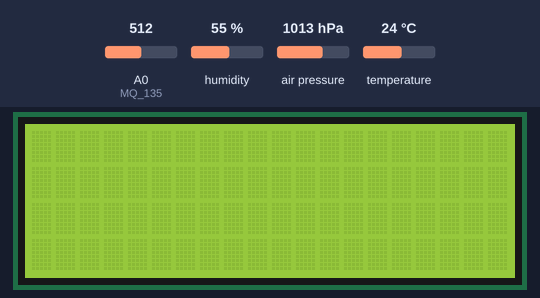
A sketch run on a simulated Arduino Uno, built with avr-gcc and run on an emulated ATmega328P. Shown: 20×4 character LCD. The inputs (shaded band) are chosen by the test bench; at power-on: humidity 55 %, air pressure 1013 hPa, A0 (MQ_135) = 512, temperature 24 °C. WiFi joins after 1.5 s; servers stay silent unless stated; storage starts empty.

Above: at 3.1 s.
3.2 s: humidity set to 22 %
At 5.7 s:
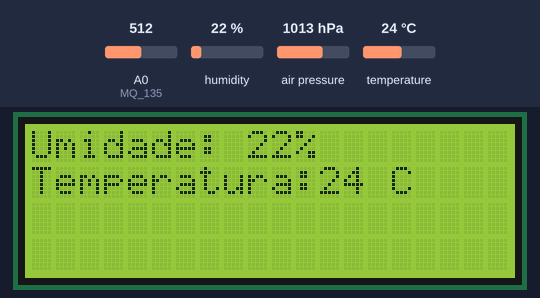
12.5 s: air pressure set to 952 hPa
At 26.4 s:
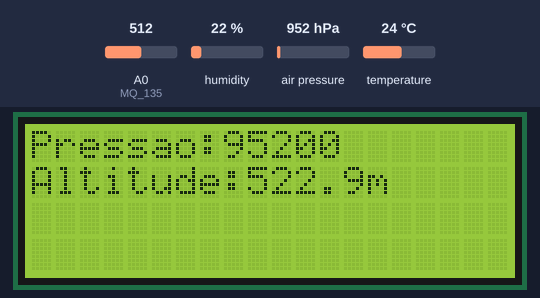
26.5 s: A0 (MQ_135) set to 716
At 39.2 s:
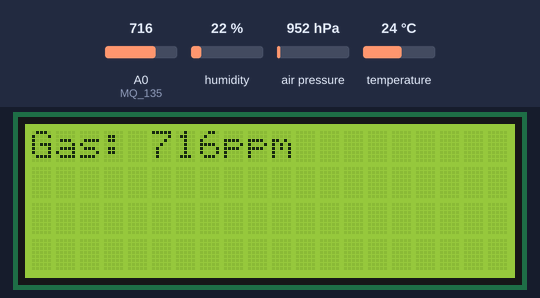
39.8 s: temperature set to 12 °C
At 51.7 s:
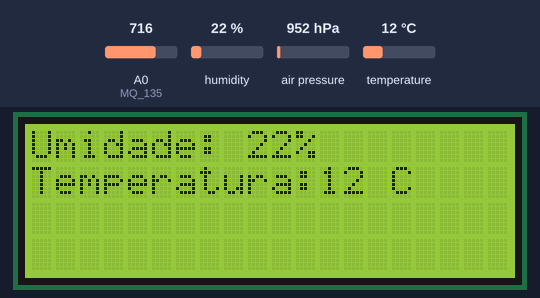
53.8 s: air pressure set to 975 hPa
At 57.0 s:
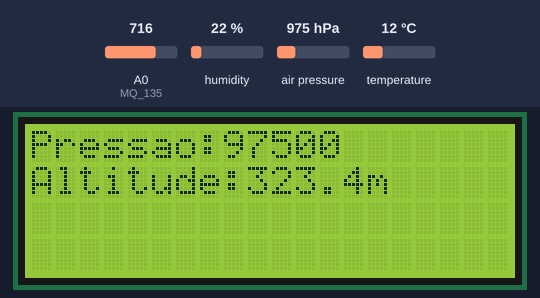
67.2 s: A0 (MQ_135) set to 992
At 70.0 s:
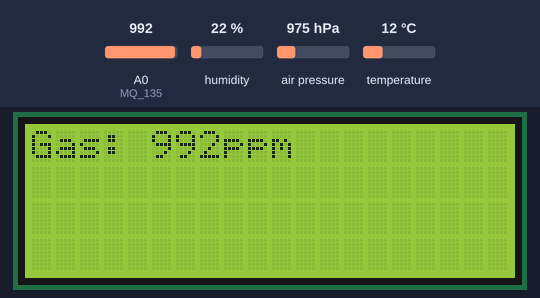
Timing chart, 0 to 71.5 s (numbered marks = the images above; inputs shaded):
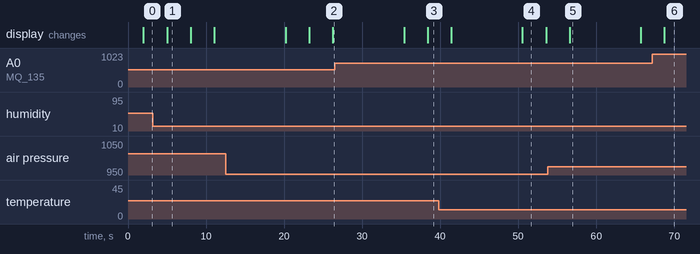

Measured:
- what the display in image 1 shows lasts 3.0 s, from 5.0 s to 8.0 s
- what the display in image 5 shows lasts 9.1 s, from 56.6 s to 65.7 s

The sketch:

estacao.ino
```cpp
#define BLYNK_USE_DIRECT_CONNECT
#include <SoftwareSerial.h>
SoftwareSerial DebugSerial(10, 11); // RX, TX

//#define BLYNK_PRINT DebugSerial Configurações para conexão com o Blynk

#include <BlynkSimpleSerialBLE.h>
#include <Wire.h>
#include <LiquidCrystal_I2C.h>
#include <DHT.h>
#include <Adafruit_BMP085.h>
#include <SPI.h>
#include <SD.h>

#define DHT_PIN 7 //Definição de pinos dos sensores
#define DHT_TYPE DHT11

DHT dht(DHT_PIN, DHT_TYPE);

int MQ_135 = A0;

Adafruit_BMP085 bmp;

LiquidCrystal_I2C lcd(0x27,20,4);

char auth[] = "nJZTjEvsx70lQil9Fu3QcWKop_QxbFdP"; //Código de acesso ao Blynk

const int chipSelect = 4;

void LcdPrint() {
  delay(3000);
  lcd.clear();
  lcd.setCursor(0,0);
  lcd.print("Umidade:");
  lcd.setCursor(9,0);
  lcd.print(dht.readHumidity(),0);
  lcd.setCursor(11,0);
  lcd.print("%");
  lcd.setCursor(0,1);
  lcd.print("Temperatura:");
  lcd.setCursor(12,1);
  lcd.print(dht.readTemperature(),0);
  lcd.setCursor(15,1);
  lcd.print("C");
  delay(3000);

  //tela 2
  lcd.clear();
  lcd.setCursor(0,0);
  lcd.print("Gas: ");
  lcd.setCursor(5,0);
  lcd.print(analogRead(MQ_135));
  lcd.setCursor(8,0);
  lcd.print("ppm");
  delay(3000);

  //tela 3
  lcd.clear();
  lcd.print("Pressao:");
  lcd.setCursor(8,0);
  lcd.print(bmp.readPressure());
  lcd.setCursor(0,1);
  lcd.print("Altitude:");
  lcd.setCursor(9,1);
  lcd.print(bmp.readAltitude());
  lcd.setCursor(14,1);
  lcd.print("m");
  delay(3000);
}

void salvaSD(){
  File dataFile = SD.open("datalog.txt", FILE_WRITE);

  if (dataFile) {
    dataFile.print("Umidade: ");
    dataFile.print(dht.readHumidity());
    dataFile.print("; Temperatura: ");
    dataFile.print(dht.readTemperature());
    dataFile.print("; Pressão: ");
    dataFile.print(bmp.readPressure());
    dataFile.print("; Altitude: ");
    dataFile.print(bmp.readAltitude());
    dataFile.print("; Gas: ");
    dataFile.print(analogRead(A0));
    dataFile.print(";\n");
    dataFile.close();
  }
}

void setup(){
  DebugSerial.begin(9600);
  Serial.begin(9600);
  dht.begin();
  bmp.begin();
  Blynk.begin(Serial, auth);


  lcd.init();
  lcd.init();
  lcd.backlight();

  SD.begin(chipSelect);
}

void loop()
{
  Blynk.run();

  Blynk.virtualWrite(V1,dht.readHumidity());
  Blynk.virtualWrite(V2,analogRead(MQ_135));
  Blynk.virtualWrite(V3,bmp.readPressure());
  Blynk.virtualWrite(V4,bmp.readAltitude());
  Blynk.virtualWrite(V5,dht.readTemperature());

  LcdPrint();
  salvaSD();

  delay(3000);
}
```
